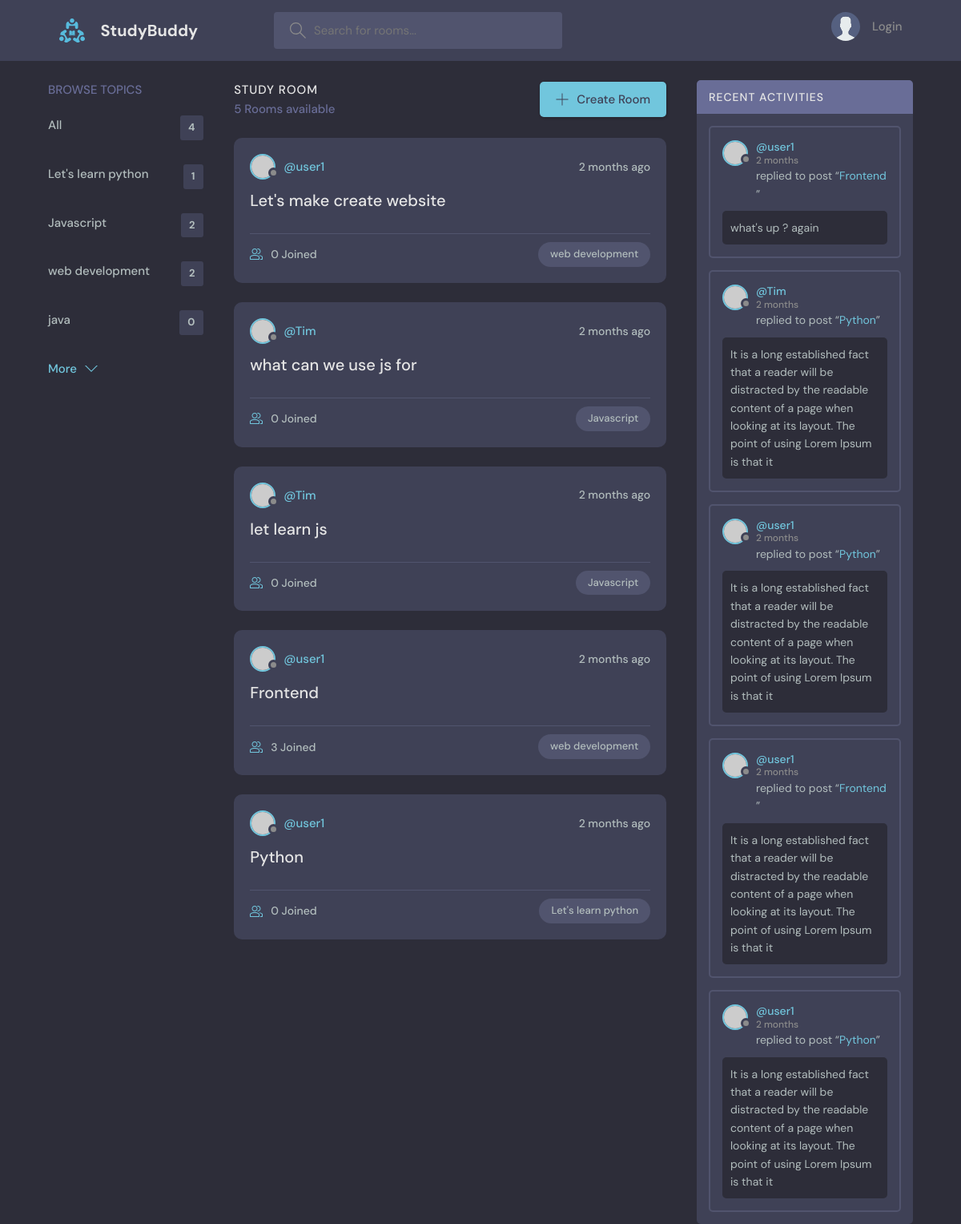
The page / on the database its author committed.
### base/models.py (models this page shows, shortened)
class Topic(models.Model):
  name = models.CharField(max_length=200)
  def __str__(self):
    return self.name

class Room(models.Model):
  host = models.ForeignKey(User, on_delete=models.SET_NULL, null=True)
  topic = models.ForeignKey(Topic, on_delete=models.SET_NULL, null=True)
  name = models.CharField(max_length=200)
  description = models.TextField(null=True, blank=True)
  participants = models.ManyToManyField(User, related_name='participants', blank=True)
  updated = models.DateTimeField(auto_now=True)
  created = models.DateTimeField(auto_now_add=True)
  class Meta:
    ordering = ['-created', '-updated']
  def __str__(self):
    return self.name

class Message(models.Model):
  user = models.ForeignKey(User, on_delete=models.CASCADE)
  room = models.ForeignKey(Room, on_delete=models.CASCADE)
  body = models.TextField()
  updated = models.DateTimeField(auto_now=True)
  created = models.DateTimeField(auto_now_add=True)
  class Meta:
    ordering = ['-created', '-updated']

### base/views.py (the view)
# urls.py: path('', views.home, name="home"),
def home(request):
  q = request.GET.get('q') if request.GET.get('q') != None else ''
  rooms = Room.objects.filter(
    Q(topic__name__icontains=q) |
    Q(name__icontains=q) |
    Q(description__icontains=q)
    )[0:5]
  topics = Topic.objects.all()
  room_count = rooms.count()
  room_messages = Message.objects.filter(
    Q(room__topic__name__icontains=q)
  )
  context = {
    'rooms': rooms,
    'topics': topics,
    'room_count': room_count,
    'room_messages': room_messages
    }
  return render(request, 'base/home.html', context)

### base/templates/base/home.html (shortened to what this page needs)
{% extends 'main.html' %}
{% block content %}
<main class="layout layout--3">
  <div class="container">
    {% include 'base/topics_component.html' %}
    <div class="roomList">
      <div class="roomList__header">
        <div>
          <h2>Study Room</h2>
          <p>{{room_count}} Rooms available</p>
        </div>
        <a class="btn btn--main" href="{% url 'create-room' %}">
          <svg version="1.1" xmlns="http://www.w3.org/2000/svg" width="32" height="32" viewBox="0 0 32 32">
            <title>add</title>
            <path
              d="M16.943 0.943h-1.885v14.115h-14.115v1.885h14.115v14.115h1.885v-14.115h14.115v-1.885h-14.115v-14.115z"
            ></path>
          </svg>
          Create Room
        </a>
      </div>
      {% include 'base/feed_component.html' %}
    </div>
      {% include 'base/activity_component.html' %}
  </div>
</main>
{% endblock content %}

### base/templates/base/topics_component.html
<div class="topics">
  <div class="topics__header">
    <h2>Browse Topics</h2>
  </div>
  <ul class="topics__list">
    <li>
      <a href="{% url 'home' %}">All <span>{{topics.count}}</span></a>
    </li>
    {% for topic in topics %}
      <li>
        <a href="{% url 'home' %}?q={{topic.name}}">{{topic}} <span>{{topic.room_set.all.count}}</span></a>
      </li>
    {% endfor %}
  </ul>
  <a class="btn btn--link" href="{% url 'topics' %}">
    More
    <svg version="1.1" xmlns="http://www.w3.org/2000/svg" width="32" height="32" viewBox="0 0 32 32">
      <title>chevron-down</title>
      <path d="M16 21l-13-13h-3l16 16 16-16h-3l-13 13z"></path>
    </svg>
  </a>
</div>

### base/templates/base/feed_component.html (shortened to what this page needs)
{% for room in rooms %}
<div class="roomListRoom">
  <div class="roomListRoom__header">
    <a href="{% url 'user-profile' room.host.id %}" class="roomListRoom__author">
      <div class="avatar avatar--small">
        <img src="https://randomuser.me/api/portraits/women/11.jpg" />
      </div>
      <span>@{{room.host.username}}</span>
    </a>
    <div class="roomListRoom__actions">
      <span>{{room.created|timesince}} ago</span>
    </div>
  </div>
  <div class="roomListRoom__content">
    <a href="{% url 'room' room.id %}">{{room.name}}</a>
  </div>
  <div class="roomListRoom__meta">
    <a href="{% url 'room' room.id %}" class="roomListRoom__joined">
      {{room.participants.all.count}} Joined
    </a>
    <p class="roomListRoom__topic">{{room.topic.name}}</p>
  </div>
</div>
{% endfor %}

### base/templates/base/activity_component.html (shortened to what this page needs)
<div class="activities">
  <div class="activities__header">
    <h2>Recent Activities</h2>
  </div>
{% for message in room_messages %}
  <div class="activities__box">
    <div class="activities__boxHeader roomListRoom__header">
      <a href="{% url 'user-profile' message.user.id %}" class="roomListRoom__author">
        <div class="avatar avatar--small">
          <img src="https://randomuser.me/api/portraits/women/11.jpg" />
        </div>
        <p>
          @{{message.user}}
          <span>{{message.created|timesince}}</span>
        </p>
      </a>
    </div>
    <div class="activities__boxContent">
      <p>replied to post “<a href="{% url 'room' message.room.id %}">{{message.room}}</a>”</p>
      <div class="activities__boxRoomContent">
        {{message.body}}
      </div>
    </div>
  </div>
{% endfor %}
</div>

### rows shown on the page
Topic: name "Let's learn python", room_set.all.count "1"
Topic: name "Javascript", room_set.all.count "2"
Topic: name "web development", room_set.all.count "2"
Topic: name "java", room_set.all.count "0"
Room: host.username "user1", created "2 months", name "Let's make create website", participants.all.count "0", topic.name "web development"
Room: host.username "Tim", created "2 months", name "what can we use js for", participants.all.count "0", topic.name "Javascript"
Room: host.username "Tim", created "2 months", name "let learn js", participants.all.count "0", topic.name "Javascript"
Room: host.username "user1", created "2 months", name "Frontend", participants.all.count "3", topic.name "web development"
Room: host.username "user1", created "2 months", name "Python", participants.all.count "0", topic.name "Let's learn python"
Message: user "user1", created "2 months", room "Frontend", body "what's up ? again"
Message: user "Tim", created "2 months", room "Python", body "It is a long established fact that a reader will be distracted by the readable content of a page when looking at its layout. The point of using Lorem Ipsum is that it"
Message: user "user1", created "2 months", room "Python", body "It is a long established fact that a reader will be distracted by the readable content of a page when looking at its layout. The point of using Lorem Ipsum is that it"
Message: user "user1", created "2 months", room "Frontend", body "It is a long established fact that a reader will be distracted by the readable content of a page when looking at its layout. The point of using Lorem Ipsum is that it"
Message: user "user1", created "2 months", room "Python", body "It is a long established fact that a reader will be distracted by the readable content of a page when looking at its layout. The point of using Lorem Ipsum is that it"

### other values the page prints
{{ topics.count }} "4"
{{ room_count }} "5"
